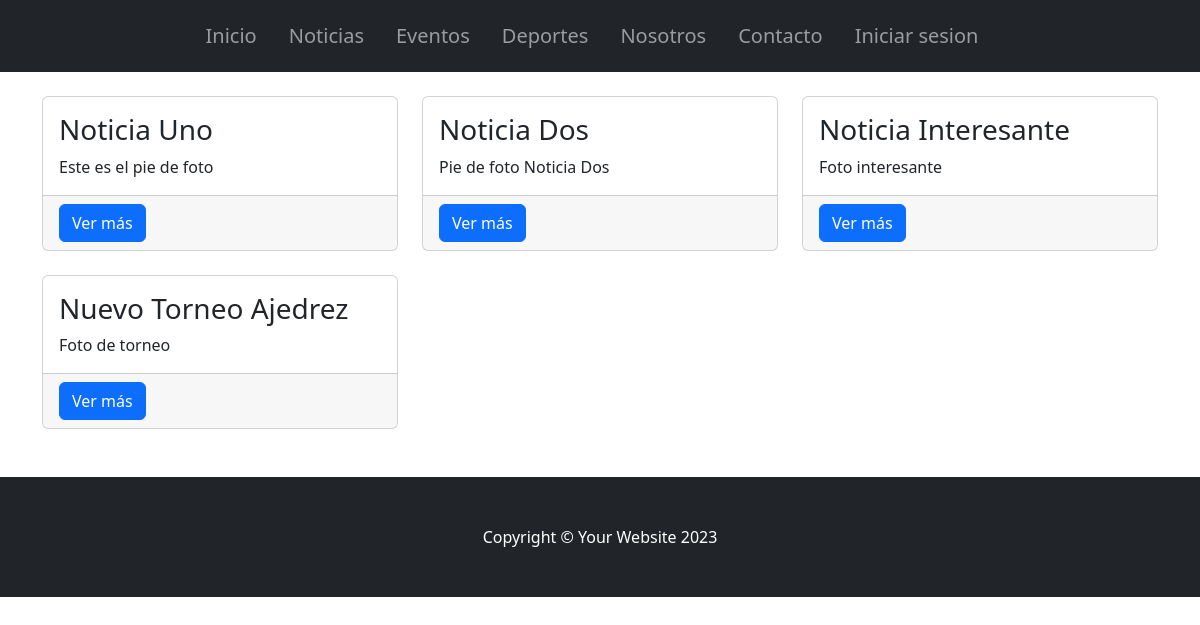
/AppClub/listarNoticias/, run on an earlier commit of the app's database.
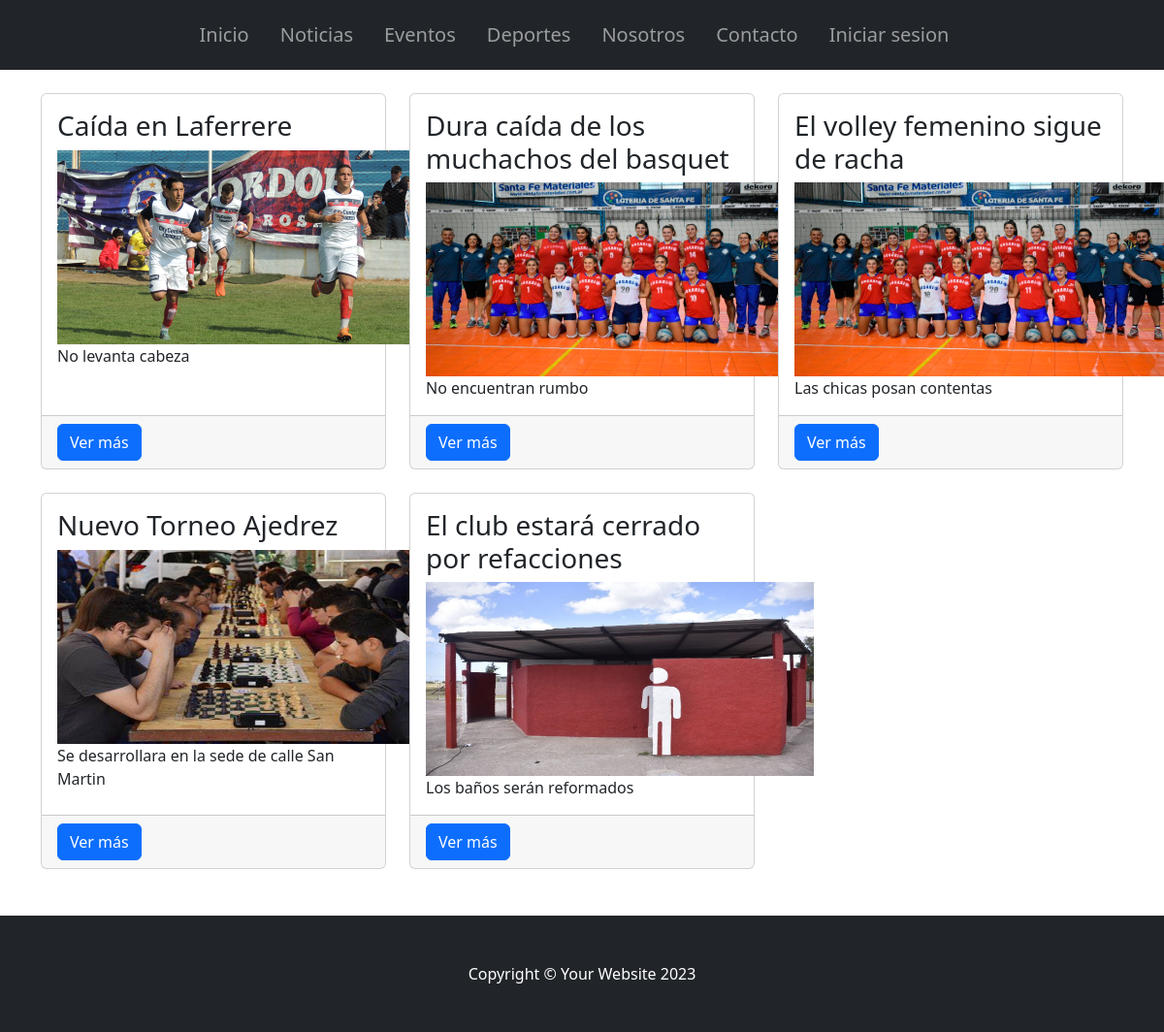
And on a later commit of the database.
### AppClub/models.py (models this page shows, shortened)
class Noticia(models.Model):
    titulo = models.CharField(max_length=100)
    subtitulo = models.CharField(max_length=100)
    fecha = models.DateField()
    tema = models.CharField(max_length=100)
    desarrollo = models.TextField(max_length=300)
    imagen = models.ImageField(upload_to="noticias", null=True, blank=True)
    pie_de_foto = models.CharField(max_length=100)

### AppClub/views.py (the view)
# urls.py: path("listarNoticias/", NoticiaList.as_view(), name="listarNoticias"),
class NoticiaList(ListView):
    model = Noticia
    template_name = "noticia_list.html"
    context_object_name = "noticias"

### AppClub/templates/noticia_list.html (shortened to what this page needs)
{% extends 'padre.html' %}
{% block ContenidoQueCambia %}
<div class="container mt-4 mb-4">
    <div class="row">
        {% for noticia in noticias %}
        <div class="col-lg-4 col-md-6 mb-4">
            <div class="card h-100">
                <div class="card-body">
                    <h3 class="card-title">{{ noticia.titulo }}</h3>
                    <a href="{% url 'detallarNoticias' pk=noticia.pk %}">
                        {% if noticia.imagen %}
                        <img src="{{ noticia.imagen.url }}" alt="Imagen de Noticia" width="400" height="200">
                        {% endif %}
                    </a>
                    <p class="card-text">{{ noticia.pie_de_foto }}</p>
                </div>
                <div class="card-footer d-flex justify-content-between">
                    <a class="btn btn-primary btn-block" href="{% url 'detallarNoticias' pk=noticia.pk %}">Ver más</a>
                </div>
            </div>
        </div>
        {% empty %}
        <p>No hay noticias disponibles.</p>
        {% endfor %}
    </div>
</div>
{% endblock ContenidoQueCambia %}

### AppClub/templates/padre.html (shortened to what this page needs)
<!DOCTYPE html>
<html lang="en">
<head>
    {% load static %}
    <link href="{% static 'css/styles.css' %}" rel="stylesheet" />
</head>
<body>
    {% include 'navbar.html' %}
        {% block ContenidoQueCambia %}
        {% endblock ContenidoQueCambia %}
    <footer class="py-5 bg-dark">
        <div class="container px-4 px-lg-5">
            <p class="m-0 text-center text-white">Copyright &copy; Your Website 2023</p>
        </div>
    </footer>
</body>
</html>

### AppClub/templates/navbar.html (shortened to what this page needs)
{% load static %}
        <nav class="navbar navbar-expand-lg navbar-dark bg-dark ">
            <div class="container px-5">
                <div class="collapse navbar-collapse" id="navbarSupportedContent">
                    <ul class="navbar-nav mx-auto mb-2 mb-lg-0">
                        <li class="navbar-brand"><a class="nav-link" href="{% url 'Inicio' %}">Inicio</a>
                        <li class="navbar-brand"><a class="nav-link" href="{% url 'listarNoticias' %}">Noticias</a>
                        <li class="navbar-brand"><a class="nav-link" href="{% url 'listarEventos' %}">Eventos</a>
                        <li class="navbar-brand"><a class="nav-link" href="{% url 'listarDeportes' %}">Deportes</a>
                        <li class="navbar-brand"><a class="nav-link" href="{% url 'about_us' %}">Nosotros</a>
                        <li class="navbar-brand"><a class="nav-link" href="{% url 'contacto' %}">Contacto</a>
                        {% if user.is_authenticated %}
                        {% if user.avatar %}
                        <li> <img src="{{ user.avatar.url }}" height='50px' alt="{{ user.username }} Avatar" style="border-radius: 50%; overflow: hidden">
                        </li>
                        {% else %}
                        <img src="{% static 'default_avatar.png' %}" height='50px' alt="Avatar por defecto">
                        {% endif %}
                        <li class="navbar-brand"><a class="nav-link" href="{% url 'profile' %}">Mi Perfil</a>
                        <li class="navbar-brand"><a class="nav-link" href="{% url 'logout' %}">Cerrar sesion</a>
                        {% else %}
                        <li class="navbar-brand"><a class="nav-link" href="{% url 'login' %}">Iniciar sesion</a>
                        {% endif %}
                    </ul>
                </div>
            </div>
        </nav>

What changed in the data, as far as the page shows it:
changed Noticia: titulo "Noticia Uno" → "Caída en Laferrere"; imagen: picture added; pie_de_foto "Este es el pie de foto" → "No levanta cabeza"
changed Noticia: titulo "Noticia Dos" → "Dura caída de los muchachos del basquet"; imagen: picture added; pie_de_foto "Pie de foto Noticia Dos" → "No encuentran rumbo"
changed Noticia: titulo "Noticia Interesante" → "El volley femenino sigue de racha"; imagen: picture added; pie_de_foto "Foto interesante" → "Las chicas posan contentas"
changed Noticia "Nuevo Torneo Ajedrez": imagen: picture added; pie_de_foto "Foto de torneo" → "Se desarrollara en la sede de calle San Martin"
added Noticia: titulo "El club estará cerrado por refacciones", imagen (picture), pie_de_foto "Los baños serán reformados"
